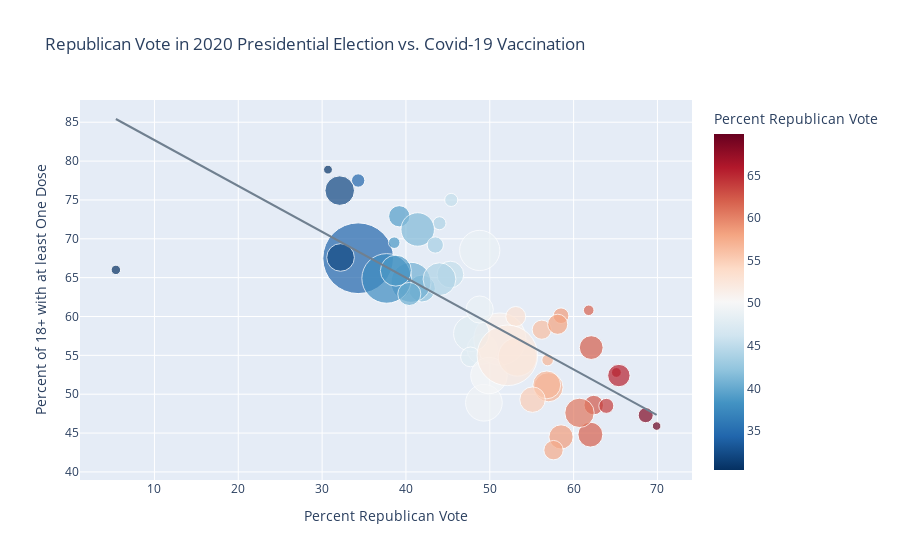

The notebook cell this image was saved under:
### Markdown cell above
I have put the percent vaccinated on the x axis above to mimic the orientation of NPR's original swarm. However, if the percent who voted Republican in the 2020 Presidential Election is considered a *predictor* of percent vaccinated, then it should righty be on the x axis. In that case, the regression line will predict the percent vaccinated based on previous voting patterns. Below is that chart:

### Code cell
px.scatter(votevax, x="Percent Republican Vote", y="Percent of 18+ with at least One Dose",
           size="Population", size_max=50,
           color="Percent Republican Vote", color_continuous_scale="RdBu_r", range_color=[color_min, color_max],
           hover_name="State",
           trendline="ols", trendline_color_override="SlateGray",
           title="Republican Vote in 2020 Presidential Election vs. Covid-19 Vaccination"  
          )

### Figure 1 — Plotly figure (JSON) as saved in the notebook; plotly's stock layout.template omitted (floating-point values rounded to 4 significant figures)
{"data": [{"hovertemplate": "<b>%{hovertext}</b><br><br>Percent Republican Vote=%{marker.color}<br>Percent of 18+ with at least One Dose=%{y}<br>Population=%{marker.size}<extra></extra>", "hovertext": ["Alabama", "Alaska", "Arizona", "Arkansas", "California", "Colorado", "Connecticut", "Delaware", "District of Columbia", "Florida", "Georgia", "Hawaii", "Idaho", "Illinois", "Indiana", "Iowa", "Kansas", "Kentucky", "Louisiana", "Maine", "Maryland", "Massachusetts", "Michigan", "Minnesota", "Mississippi", "Missouri", "Montana", "Nebraska", "Nevada", "New Hampshire", "New Jersey", "New Mexico", "New York", "North Carolina", "North Dakota", "Ohio", "Oklahoma", "Oregon", "Pennsylvania", "Rhode Island", "South Carolina", "South Dakota", "Tennessee", "Texas", "Utah", "Vermont", "Virginia", "Washington", "West Virginia", "Wisconsin", "Wyoming"], "legendgroup": "", "marker": {"color": [62, 52.8, 49.1, 62.4, 34.3, 41.9, 39.2, 39.8, 5.4, 51.2, 49.3, 34.3, 63.9, 40.6, 57, 53.1, 56.2, 62.1, 58.5, 44, 32.2, 32.1, 47.8, 45.3, 57.6, 56.8, 56.9, 58.5, 47.7, 45.4, 41.4, 43.5, 37.7, 49.9, 65.1, 53.3, 65.4, 40.4, 48.8, 38.6, 55.1, 61.8, 60.7, 52.1, 58.1, 30.7, 44, 38.8, 68.6, 48.8, 69.9], "coloraxis": "coloraxis", "size": [4903197, 731542, 7278689, 3017812, 39512110, 5758748, 3565280, 973764, 705749, 21477732, 10617457, 1415867, 1787056, 12671796, 6732234, 3155060, 2913328, 4467689, 4648818, 1344212, 6045683, 6892517, 9986883, 5639639, 2976142, 6137405, 1068777, 1934400, 3080162, 1359712, 8882153, 2096830, 19453619, 10488086, 762058, 11689095, 3956965, 4217747, 12801974, 1059361, 5148724, 884660, 6829184, 28995927, 3205965, 623990, 8535487, 7614891, 1792144, 5822405, 578756], "sizemode": "area", "sizeref": 15800.0, "symbol": "circle"}, "mode": "markers", "name": "", "orientation": "v", "showlegend": false, "type": "scatter", "x": [62, 52.8, 49.1, 62.4, 34.3, 41.9, 39.2, 39.8, 5.4, 51.2, 49.3, 34.3, 63.9, 40.6, 57, 53.1, 56.2, 62.1, 58.5, 44, 32.2, 32.1, 47.8, 45.3, 57.6, 56.8, 56.9, 58.5, 47.7, 45.4, 41.4, 43.5, 37.7, 49.9, 65.1, 53.3, 65.4, 40.4, 48.8, 38.6, 55.1, 61.8, 60.7, 52.1, 58.1, 30.7, 44, 38.8, 68.6, 48.8, 69.9], "xaxis": "x", "y": [44.8, 56.8, 55.8, 48.6, 67.5, 63.6, 72.9, 63.4, 66, 57.1, 48.9, 77.5, 48.5, 64.4, 50.9, 60, 58.3, 56, 44.5, 72, 67.6, 76.2, 57.8, 65.4, 42.8, 51.2, 54.4, 60.1, 54.8, 75, 71.2, 69.2, 64.9, 52.4, 52.8, 54.8, 52.4, 62.9, 68.5, 69.5, 49.3, 60.8, 47.6, 55, 59, 78.9, 64.8, 65.9, 47.3, 60.9, 45.9], "yaxis": "y"}, {"hovertemplate": "<b>OLS trendline</b><br>Percent of 18+ with at least One Dose = -0.590422 * Percent Republican Vote + 88.6043<br>R<sup>2</sup>=0.567116<br><br>Percent Republican Vote=%{x}<br>Percent of 18+ with at least One Dose=%{y} <b>(trend)</b><extra></extra>", "legendgroup": "", "line": {"color": "SlateGray"}, "marker": {"symbol": "circle"}, "mode": "lines", "name": "", "showlegend": false, "type": "scatter", "x": [5.4, 30.7, 32.1, 32.2, 34.3, 34.3, 37.7, 38.6, 38.8, 39.2, 39.8, 40.4, 40.6, 41.4, 41.9, 43.5, 44, 44, 45.3, 45.4, 47.7, 47.8, 48.8, 48.8, 49.1, 49.3, 49.9, 51.2, 52.1, 52.8, 53.1, 53.3, 55.1, 56.2, 56.8, 56.9, 57, 57.6, 58.1, 58.5, 58.5, 60.7, 61.8, 62, 62.1, 62.4, 63.9, 65.1, 65.4, 68.6, 69.9], "xaxis": "x", "y": [85.42, 70.48, 69.65, 69.59, 68.35, 68.35, 66.35, 65.81, 65.7, 65.46, 65.11, 64.75, 64.63, 64.16, 63.87, 62.92, 62.63, 62.63, 61.86, 61.8, 60.44, 60.38, 59.79, 59.79, 59.61, 59.5, 59.14, 58.37, 57.84, 57.43, 57.25, 57.13, 56.07, 55.42, 55.07, 55.01, 54.95, 54.6, 54.3, 54.06, 54.06, 52.77, 52.12, 52.0, 51.94, 51.76, 50.88, 50.17, 49.99, 48.1, 47.33], "yaxis": "y"}], "layout": {"coloraxis": {"cmax": 69.9, "cmin": 30.4, "colorbar": {"title": {"text": "Percent Republican Vote"}}, "colorscale": [[0, "rgb(5,48,97)"], [0.1, "rgb(33,102,172)"], [0.2, "rgb(67,147,195)"], [0.3, "rgb(146,197,222)"], [0.4, "rgb(209,229,240)"], [0.5, "rgb(247,247,247)"], [0.6, "rgb(253,219,199)"], [0.7, "rgb(244,165,130)"], [0.8, "rgb(214,96,77)"], [0.9, "rgb(178,24,43)"], [1, "rgb(103,0,31)"]]}, "legend": {"itemsizing": "constant", "tracegroupgap": 0}, "title": {"text": "Republican Vote in 2020 Presidential Election vs. Covid-19 Vaccination"}, "xaxis": {"anchor": "y", "domain": [0, 1], "title": {"text": "Percent Republican Vote"}}, "yaxis": {"anchor": "x", "domain": [0, 1], "title": {"text": "Percent of 18+ with at least One Dose"}}}}
